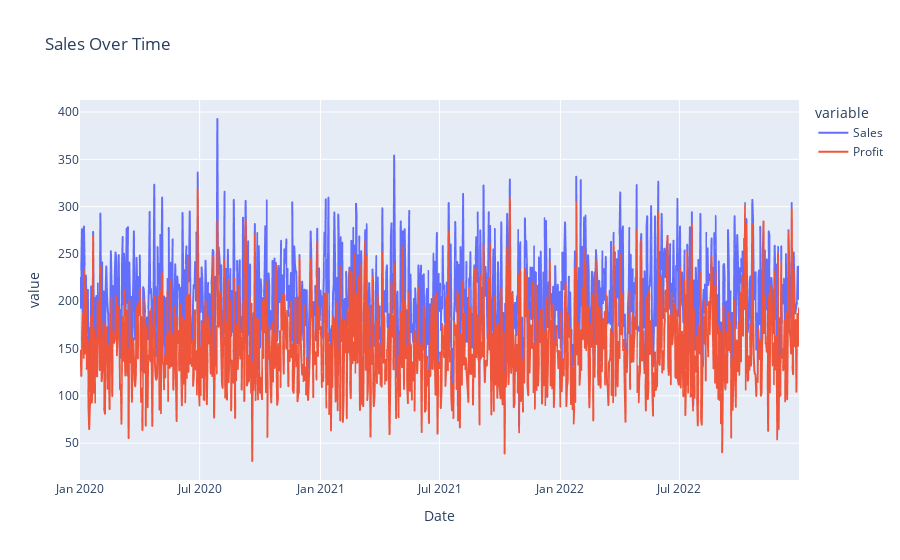

Write notebook code for a chart like this one.
### Code cell
fig=px.line(df,x='Date',y=['Sales','Profit'],title='Sales Over Time')
fig.show()

### Figure 1 — Plotly figure (JSON) as saved in the notebook; plotly's stock layout.template omitted (floating-point values rounded to 4 significant figures; data arrays with more than 128 entries replaced by an {"elided": "..."} marker saying what was removed)
{"data": [{"hovertemplate": "variable=Sales<br>Date=%{x}<br>value=%{y}<extra></extra>", "legendgroup": "Sales", "line": {"color": "#636efa", "dash": "solid"}, "marker": {"symbol": "circle"}, "mode": "lines", "name": "Sales", "showlegend": true, "type": "scattergl", "x": {"elided": "1095 str values"}, "xaxis": "x", "y": {"elided": "1095 float values"}, "yaxis": "y"}, {"hovertemplate": "variable=Profit<br>Date=%{x}<br>value=%{y}<extra></extra>", "legendgroup": "Profit", "line": {"color": "#EF553B", "dash": "solid"}, "marker": {"symbol": "circle"}, "mode": "lines", "name": "Profit", "showlegend": true, "type": "scattergl", "x": {"elided": "1095 str values"}, "xaxis": "x", "y": {"elided": "1095 float values"}, "yaxis": "y"}], "layout": {"legend": {"title": {"text": "variable"}, "tracegroupgap": 0}, "title": {"text": "Sales Over Time"}, "xaxis": {"anchor": "y", "domain": [0, 1], "title": {"text": "Date"}}, "yaxis": {"anchor": "x", "domain": [0, 1], "title": {"text": "value"}}}}
